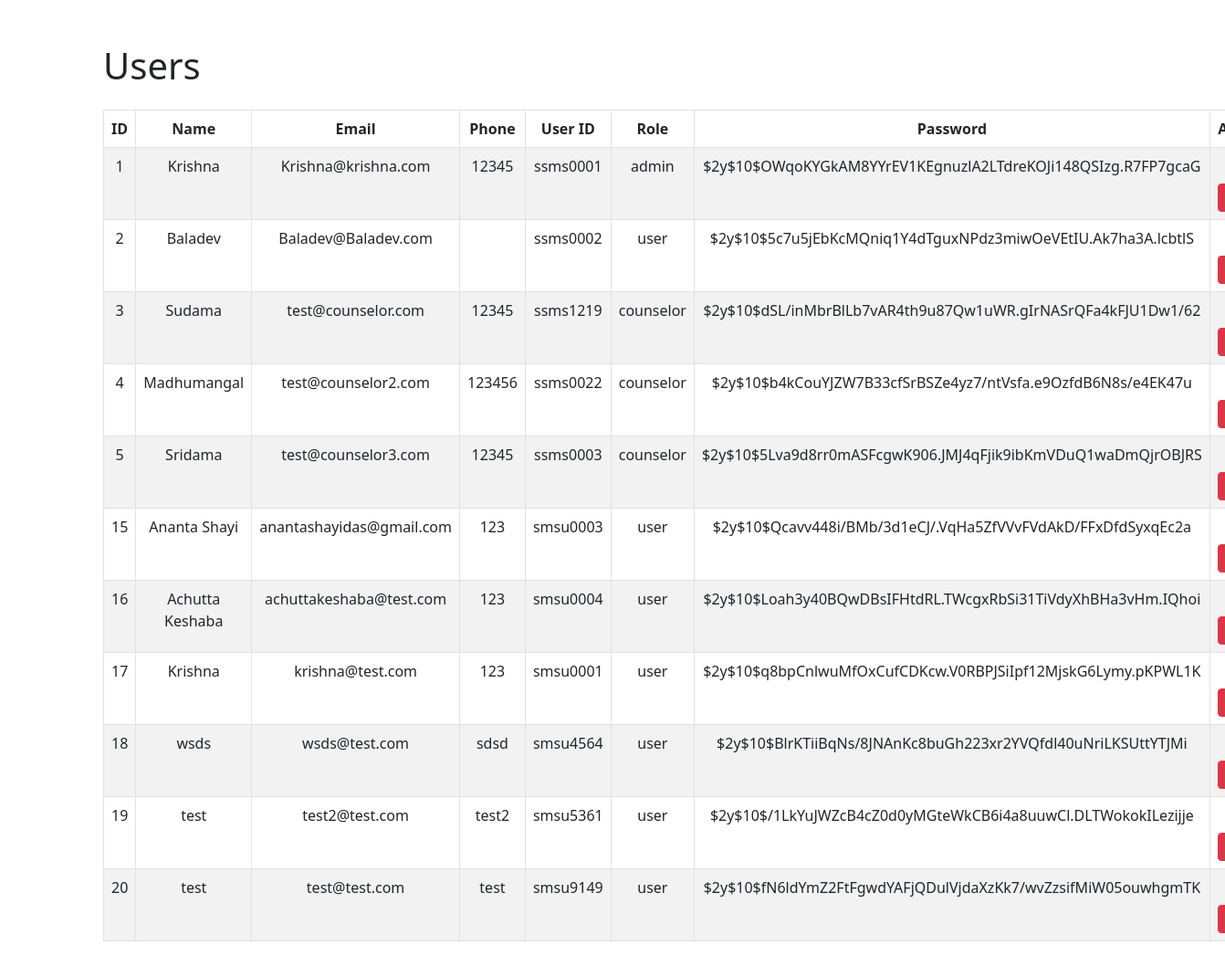
Screenshot of /view_users.php (signed in) with the database file from the repository.
### tables this page shows
CREATE TABLE `users` (
  `id` int(11) NOT NULL,
  `name` varchar(100) NOT NULL,
  `email` varchar(100) NOT NULL,
  `phone` varchar(100) NOT NULL,
  `password` varchar(255) NOT NULL,
  `userid` varchar(50) NOT NULL,
  `role` varchar(50) NOT NULL
);

### view_users.php (the view, shortened to what this page needs)
<?php
require_once 'config.php';
$sql = "SELECT * FROM users";
$stmt = $conn->prepare($sql);
$stmt->execute();
$users = $stmt->fetchAll(PDO::FETCH_ASSOC);
$is_admin = $_SESSION['role'] === 'admin';
?>
<!DOCTYPE html>
<html lang="en">
<head>
    <link rel="stylesheet" href="https://cdn.jsdelivr.net/npm/bootstrap@5.3.0/dist/css/bootstrap.min.css">
</head>
<body>
    <div class="container mt-5">
        <h1 class="mb-4">Users</h1>
        <table class="table table-striped table-hover">
            <thead>
                <tr>
                    <th>ID</th>
                    <th>Name</th>
                    <th>Email</th>
                    <th>Phone</th>
                    <th>User ID</th>
                    <th>Role</th>
                    <?php if ($is_admin): ?>
                        <th>Password</th>
                    <?php endif; ?>
                    <th>Actions</th>
                </tr>
            </thead>
            <tbody>
                <?php foreach ($users as $user): ?>
                <tr>
                    <td><?php echo htmlspecialchars($user['id']); ?></td>
                    <td><?php echo htmlspecialchars($user['name']); ?></td>
                    <td><?php echo htmlspecialchars($user['email']); ?></td>
                    <td><?php echo htmlspecialchars($user['phone']); ?></td>
                    <td><?php echo htmlspecialchars($user['userid']); ?></td>
                    <td><?php echo htmlspecialchars($user['role']); ?></td>
                    <?php if ($is_admin): ?>
                        <td><?php echo htmlspecialchars($user['password']); ?></td>
                    <?php endif; ?>
                    <td>
                        <a href="delete_user.php?id=<?php echo htmlspecialchars($user['id']); ?>" class="btn btn-danger btn-sm">Delete</a>
                    </td>
                </tr>
                <?php endforeach; ?>
            </tbody>
        </table>
    </div>
</body>
</html>

### view_users.php (style rules this page uses)
table { border-collapse: collapse; }
th, td { border: 1px solid #dee2e6; padding: 0.75rem; }
th { background-color: #f8f9fa; text-align: center; }
td { text-align: center; }

### rows the page displays
users: id "1", name "Krishna", email "Krishna@krishna.com", phone "12345", userid "ssms0001", role "admin", password "$2y$10$OWqoKYGkAM8YYrEV1KEgnuzlA2LTdreKOJi148QSIzg.R7FP7gcaG"
users: id "2", name "Baladev", email "Baladev@Baladev.com", userid "ssms0002", role "user", password "$2y$10$5c7u5jEbKcMQniq1Y4dTguxNPdz3miwOeVEtIU.Ak7ha3A.lcbtlS"
users: id "3", name "Sudama", email "test@counselor.com", phone "12345", userid "ssms1219", role "counselor", password "$2y$10$dSL/inMbrBlLb7vAR4th9u87Qw1uWR.gIrNASrQFa4kFJU1Dw1/62"
users: id "4", name "Madhumangal", email "test@counselor2.com", phone "123456", userid "ssms0022", role "counselor", password "$2y$10$b4kCouYJZW7B33cfSrBSZe4yz7/ntVsfa.e9OzfdB6N8s/e4EK47u"
users: id "5", name "Sridama", email "test@counselor3.com", phone "12345", userid "ssms0003", role "counselor", password "$2y$10$5Lva9d8rr0mASFcgwK906.JMJ4qFjik9ibKmVDuQ1waDmQjrOBJRS"
users: id "15", name "Ananta Shayi", email "anantashayidas@gmail.com", phone "123", userid "smsu0003", role "user", password "$2y$10$Qcavv448i/BMb/3d1eCJ/.VqHa5ZfVVvFVdAkD/FFxDfdSyxqEc2a"
users: id "16", name "Achutta Keshaba", email "achuttakeshaba@test.com", phone "123", userid "smsu0004", role "user", password "$2y$10$Loah3y40BQwDBsIFHtdRL.TWcgxRbSi31TiVdyXhBHa3vHm.IQhoi"
users: id "17", name "Krishna", email "krishna@test.com", phone "123", userid "smsu0001", role "user", password "$2y$10$q8bpCnlwuMfOxCufCDKcw.V0RBPJSiIpf12MjskG6Lymy.pKPWL1K"
users: id "18", name "wsds", email "wsds@test.com", phone "sdsd", userid "smsu4564", role "user", password "$2y$10$BlrKTiiBqNs/8JNAnKc8buGh223xr2YVQfdl40uNriLKSUttYTJMi"
users: id "19", name "test", email "test2@test.com", phone "test2", userid "smsu5361", role "user", password "$2y$10$/1LkYuJWZcB4cZ0d0yMGteWkCB6i4a8uuwCl.DLTWokokILezijje"
users: id "20", name "test", email "test@test.com", phone "test", userid "smsu9149", role "user", password "$2y$10$fN6ldYmZ2FtFgwdYAFjQDulVjdaXzKk7/wvZzsifMiW05ouwhgmTK"
